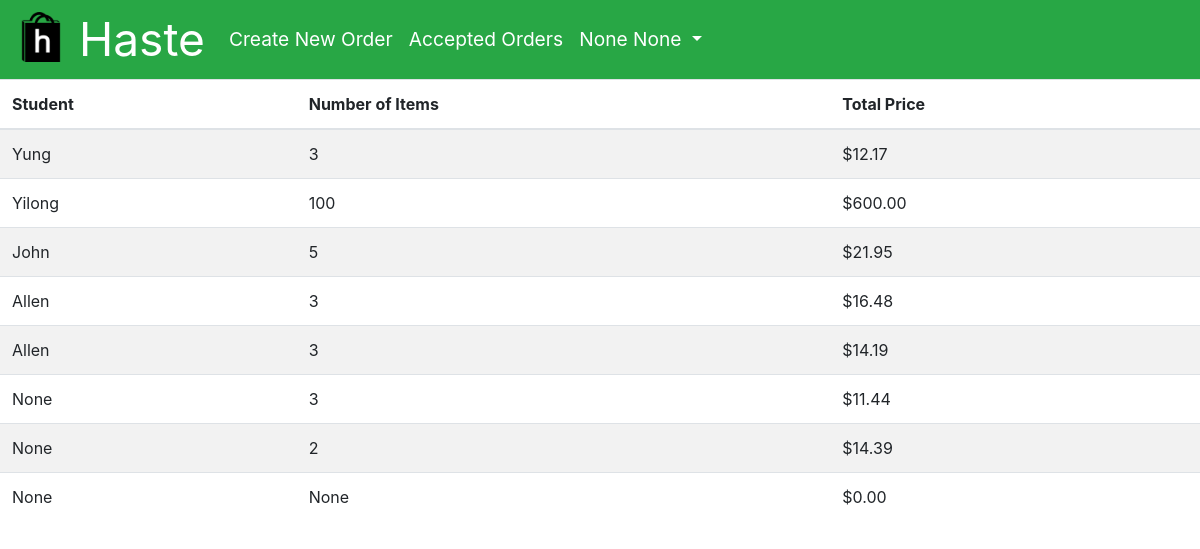
Before: /home (signed in) with the older database file.
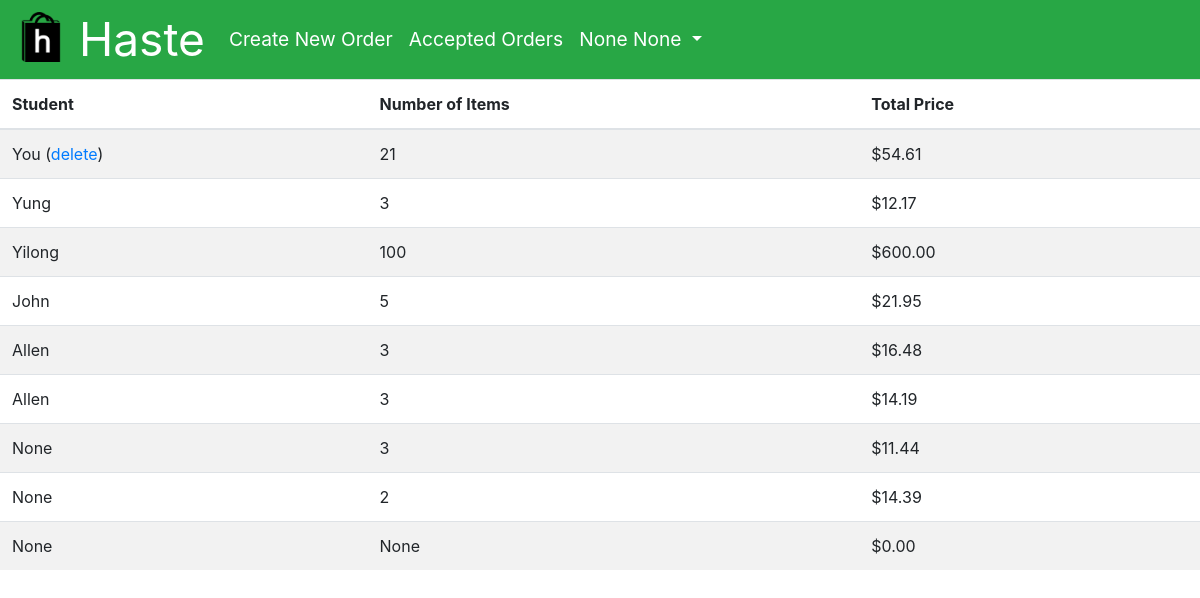
After: the same page with the newer database file.
### app/models.py (models this page shows, shortened)
class User(UserMixin, db.Model):
    id = db.Column(db.Integer, primary_key=True)
    phone = db.Column(db.String(10), index=True, unique=True)
    email = db.Column(db.String(128), index=True, unique=True)
    password_hash = db.Column(db.String(128))
    first_name = db.Column(db.String(48))
    last_name = db.Column(db.String(48))
    school = db.Column(db.String(128), index=True)
    orders = db.relationship('Order', foreign_keys='[Order.placed_by]', backref='author', lazy='dynamic', cascade="save-update")
    completed_orders = db.relationship('Order', foreign_keys='[Order.accepted_by]', backref='shopper', lazy='dynamic', cascade="save-update")
    balance = db.Column(db.Float, default=0)

class Order(db.Model):
    id = db.Column(db.Integer, primary_key=True)
    time_of_order = db.Column(db.DateTime, default=datetime.utcnow)
    placed_by = db.Column(db.Integer, db.ForeignKey('user.id'))
    accepted_by = db.Column(db.Integer, db.ForeignKey('user.id'))
    completed = db.Column(db.Boolean, default=False)
    contents = db.relationship('Content', backref='cart', lazy='dynamic', cascade="all, delete-orphan")

### app/main/routes.py (the view)
@bp.route('/home', methods=['GET', 'POST'])
@login_required
def home():
    orders = Order.query.filter_by(accepted_by=None).order_by(desc(Order.time_of_order)).all()
    quantity_price = []
    for order in orders:
        quantity = Content.query.with_entities(func.sum(Content.quantity).label('total_q')).filter(Content.order_id==order.id)[0].total_q
        price = db.engine.execute("SELECT ROUND(SUM(content.quantity * item.price), 2) as sum FROM content JOIN item ON content.item_id=item.id WHERE order_id=:val", {'val': order.id})
        sum = 0
        for row in price:
            sum = row['sum']
        if (not sum):
            sum = 0
        quantity_price.append({'quantity': quantity, 'sum': sum})
    return render_template('home.html', rqp=zip(orders, quantity_price))

### app/models.py (called while the page is built)
@login.user_loader
def load_user(id):
    return User.query.get(int(id))

### app/templates/home.html (shortened to what this page needs)
{% extends "base.html" %}
{% block content %}
<table id="order-feed" class="table table-striped table-hover">
    <thead>
        <tr>
            <th scope="col">Student</th>
            <th scope="col">Number of Items</th>
            <th scope="col">Total Price</th>
        </tr>
    </thead>
    <tbody>
        {% for order, qp in rqp %}
            <tr class='clickable-row' data-href="{{ url_for('main.order', id=order.id) }}">
                {% if current_user.id==order.placed_by %}
                <td>You (<a href="{{ url_for('main.delete_order', id=order.id) }}">delete</a>)</td>
                {% else %}
                <td scope="row">{{ order.author.first_name }}</td>
                {% endif %}
                <td scope="row">{{ qp['quantity'] }}</td>
                <td scope="row">{{ "$%.2f"|format(qp['sum']) }}</td>
            </tr>
        {% endfor %}
    </tbody>
</table>
{% endblock %}

### app/templates/base.html (shortened to what this page needs)
<!DOCTYPE html>
<html>
<head>
    <link href="https://stackpath.bootstrapcdn.com/bootstrap/4.1.3/css/bootstrap.min.css" rel="stylesheet">
    <link rel="stylesheet" type="text/css" href= "{{ url_for('static',filename='styles.css') }}">
</head>
<body>
    <nav class="navbar navbar-expand-lg navbar-dark bg-success">
        <a class="navbar-brand" href="{{ url_for('main.home') }}">
            <img src="{{ url_for('static',filename='logo.png') }}" width="50" height="50" alt="">
            Haste
        </a>
        <div class="collapse navbar-collapse" id="navbarSupportedContent">
            <ul class="navbar-nav mr-auto">
            <li class="nav-item active">
                <a class="nav-link" href="{{ url_for('main.new_order') }}">Create New Order<span class="sr-only">(current)</span></a>
            </li>
            <li class="nav-item active">
                    <a class="nav-link" href="{{ url_for('main.accepted_orders') }}">Accepted Orders<span class="sr-only">(current)</span></a>
            </li>
            <li class="nav-item dropdown">
                <a class="nav-link dropdown-toggle text-white" href="#" id="navbarDropdown" role="button" data-toggle="dropdown" aria-haspopup="true" aria-expanded="false">
                    {{ current_user.first_name }} {{ current_user.last_name }}
                </a>
            </li>
            </ul>
        </div>
    </nav>
    {% block content %}{% endblock %}
</body>

### app/static/styles.css (style rules this page uses)
.navbar { padding: 0 1rem; font-size: 1.2rem; }
.navbar-brand { font-size: 2.4em !important; }
nav img { position: relative !important; bottom: 6px !important; }

Changed rows visible on the page:
added Order: quantity "21", sum "$54.61"
